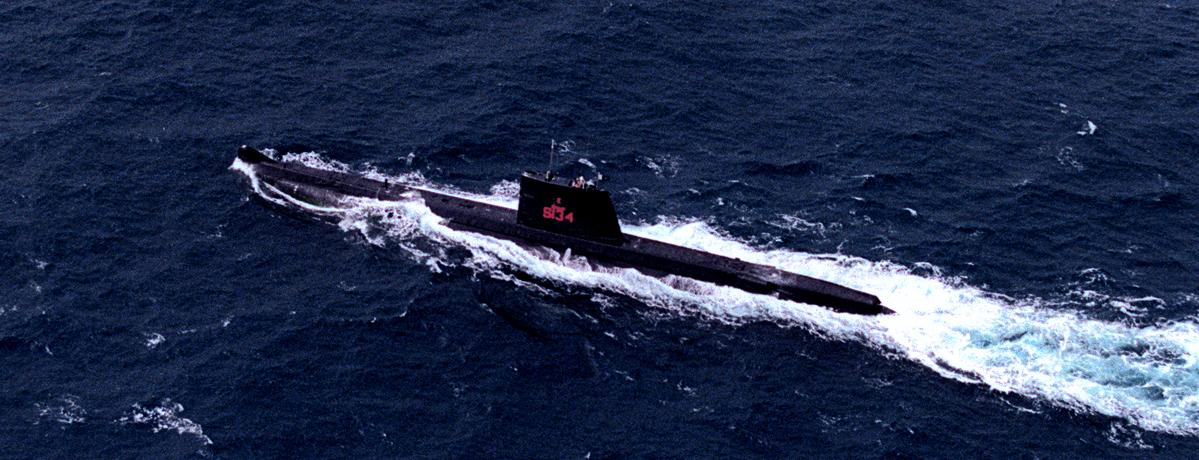
#> input picture input/submarine.jpg, 1199 x 460 px, found by its file name; its folder holds only this picture in this run
$ python timing_test.py submarine.jpg
#> lines starting #> are read from the running program, lines starting #| are printed output that depends on the picture
### src/config.py
import os

GLOBAL_SEED = 42
BLOCK_SIZE = 16  # 16x16 pixels
CHANNELS = 3     # RGB

# Framing dimensions
HEADER_INDEX_LEN = 4   # 4 bytes for uint32 block index
NONCE_LEN = 12          # 12 bytes for 96-bit AES-GCM IV
TAG_LEN = 16            # 16 bytes for 128-bit GHASH tag
AAD_LEN = 20            # index(4) + H(4) + W(4) + total_blocks(4) + epoch(4)

# Session Header Layout: 134 bytes total
# magic(4) || ver(1) || flags(1) || epoch(4) || H(4) || W(4) || N(4) ||
# S_hkdf(16) || S_pbkdf2(16) || eph_pub(32) || fingerprint(16) || HMAC(32)
SESSION_HEADER_LEN = 134
SESSION_HEADER_MAGIC = b"SIT1"
SESSION_HEADER_VERSION = 1

# Cryptographic and policy parameters
PBKDF2_ITERATIONS = 600_000
MIN_PASSPHRASE_LENGTH = 16
DEFAULT_TAU = 0.25

# Deterministic nonce mode flag (optional alternative, default False)
USE_DETERMINISTIC_NONCE = False

# Paths
BASE_DIR = os.path.dirname(os.path.dirname(os.path.abspath(__file__)))
SRC_DIR = os.path.join(BASE_DIR, 'src')
INPUT_DIR = os.path.join(BASE_DIR, 'input')
ENCRYPTED_DIR = os.path.join(BASE_DIR, 'encrypted')
OUTPUT_DIR = os.path.join(BASE_DIR, 'output')
RECEIVED_DIR = os.path.join(BASE_DIR, 'received')
RESULTS_DIR = os.path.join(BASE_DIR, 'results')
TABLES_DIR = os.path.join(BASE_DIR, 'tables')
FIGURES_DIR = os.path.join(BASE_DIR, 'figures')
MODELS_DIR = os.path.join(BASE_DIR, 'models')
KEYS_DIR = os.path.join(BASE_DIR, 'keys')
STATE_DIR = os.path.join(BASE_DIR, 'state')
DATA_DIR = os.path.join(BASE_DIR, 'data')

PACKAGE_PATH = os.path.join(ENCRYPTED_DIR, 'encrypted_package.pkl')

for p in [INPUT_DIR, ENCRYPTED_DIR, OUTPUT_DIR, RECEIVED_DIR, RESULTS_DIR, TABLES_DIR, FIGURES_DIR, MODELS_DIR, KEYS_DIR, STATE_DIR, DATA_DIR]:
    os.makedirs(p, exist_ok=True)

### timing_test.py
"""
Measures encryption/decryption throughput for Table I, using your
actual encrypt_blocks / decrypt_blocks functions and the real image.

Usage:
    python timing_test.py submarine.jpg
"""
import os
import time
import random
import numpy as np
from PIL import Image

from encryption import encrypt_blocks
from decryption import decrypt_blocks
from config import BLOCK_SIZE


def load_and_split(image_path: str):
#> called with image_path = 'submarine.jpg'
    img = Image.open(image_path).convert("RGB")
#> img is the input picture: PIL image 1199x460 RGB; mean R, G, B 35.7, 48.2, 78.7
    arr = np.array(img, dtype=np.uint8)
    h, w, _ = arr.shape
#> h = 460; w = 1199
    pad_h = (-h) % BLOCK_SIZE
#> pad_h = 4
    pad_w = (-w) % BLOCK_SIZE
#> pad_w = 1
    padded = np.pad(arr, ((0, pad_h), (0, pad_w), (0, 0)), mode="constant")
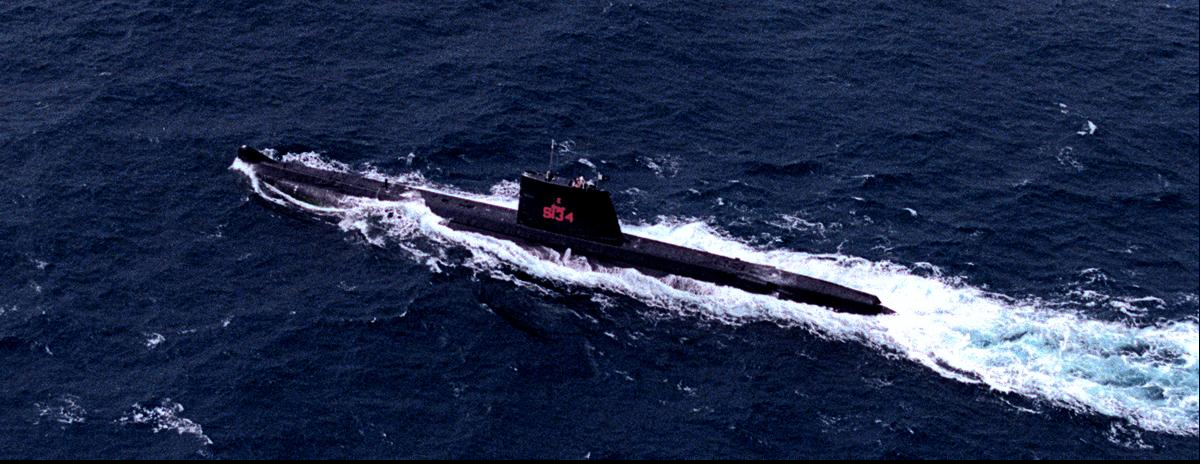
#> padded: shape (464, 1200, 3); mean R, G, B 35.4, 47.8, 77.9
    ph, pw, _ = padded.shape
#> ph = 464; pw = 1200
    blocks = []
    for row in range(0, ph, BLOCK_SIZE):
        for col in range(0, pw, BLOCK_SIZE):
            blocks.append(padded[row:row + BLOCK_SIZE, col:col + BLOCK_SIZE, :])
#> after the loop, blocks = 2175 items
    return blocks, (BLOCK_SIZE, BLOCK_SIZE, 3), arr.shape, padded.shape


def corrupt_n_blocks(encrypted_blocks: list, n: int, rng: random.Random) -> list:
    """Flips the first ciphertext byte (right after the 12-byte nonce)
    for n randomly chosen blocks -- matches your app's corruption method."""
    corrupted = encrypted_blocks.copy()
    indices = rng.sample(range(len(corrupted)), n)
    for idx in indices:
        rec = bytearray(corrupted[idx])
        rec[12] ^= 0xFF
        corrupted[idx] = bytes(rec)
    return corrupted


def run(image_path: str):
    blocks, block_shape, orig_shape, padded_shape = load_and_split(image_path)
#> blocks = 2175 items; block_shape = (16, 16, 3); orig_shape = (460, 1199, 3); padded_shape = (464, 1200, 3)
    total_blocks = len(blocks)
#> total_blocks = 2175
    print(f"Image: {image_path}")
    print(f"Original shape: {orig_shape}  Padded shape: {padded_shape}")
#| Original shape: (460, 1199, 3)  Padded shape: (464, 1200, 3)
    print(f"Total blocks: {total_blocks}\n")
#| Total blocks: 2175

    key = os.urandom(32)  # timing-only test; bypasses HKDF/device flow
    NUM_TRIALS = 20  # average over multiple runs to smooth OS/GC jitter

    enc_times = []
    for _ in range(NUM_TRIALS):
        t0 = time.perf_counter()
        encrypted_blocks = encrypt_blocks(blocks, key)
        enc_times.append(time.perf_counter() - t0)
#> after the loop, enc_times = []
    print(f"Encryption ({total_blocks} blocks): "
          f"{np.mean(enc_times) * 1000:.4f} ms avg  "
          f"(min {min(enc_times)*1000:.4f}, max {max(enc_times)*1000:.4f}, n={NUM_TRIALS})")

    rng = random.Random(42)
    for n in [0, 10, 50, 100, 200]:
        test_blocks = encrypted_blocks if n == 0 else corrupt_n_blocks(encrypted_blocks, n, rng)
        dec_times = []
        failed = None
        for _ in range(NUM_TRIALS):
            t0 = time.perf_counter()
            _, failed = decrypt_blocks(test_blocks, key, block_shape)
            dec_times.append(time.perf_counter() - t0)
        print(f"Decryption, {n} corruptions: "
              f"{np.mean(dec_times) * 1000:.4f} ms avg  "
              f"(min {min(dec_times)*1000:.4f}, max {max(dec_times)*1000:.4f}, "
              f"n={NUM_TRIALS}, failed={failed})")


if __name__ == "__main__":
    import sys
    if len(sys.argv) != 2:
        print("Usage: python timing_test.py path/to/image.png")
        sys.exit(1)
#> (the run stopped early here; a loop or call above may not have finished)
